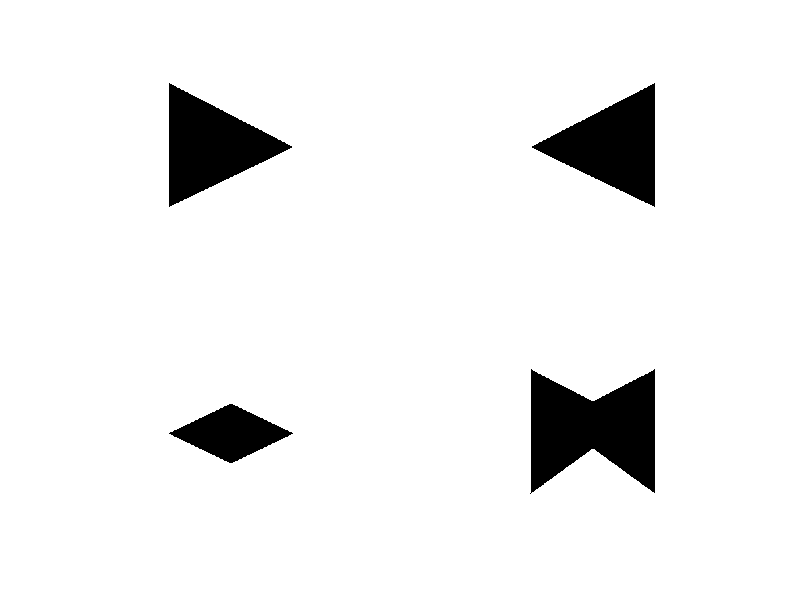

The MATLAB source for this figure:
subplot(2,2,1);
background = ones(500, 500);
xCoords = [90 90 400];
yCoords = [90 400 250];
mask = poly2mask(xCoords, yCoords, 500, 500);
background(mask) = 0; 
imshow(background);

subplot(2,2,2);
background2 = ones(500, 500);
xCoords2 = [90 400 400];
yCoords2 = [250 400 90];
mask = poly2mask(xCoords2, yCoords2, 500, 500);
background2(mask) = 0; 
imshow(background2);


subplot(2,2,3);
background3 = ones(500, 500);
xCoords3 = [90 245 400 245];
yCoords3 = [250 325 250 175];
mask = poly2mask(xCoords3, yCoords3, 500, 500);
background3(mask) = 0; 
imshow(background3);


subplot(2,2,4);
background4 = ones(500, 500);
xCoords4 = [90 245 400 400 245 90];
yCoords4 = [90 170 90 400 287 400];
mask = poly2mask(xCoords4, yCoords4, 500, 500);
background4(mask) = 0; 
imshow(background4);
